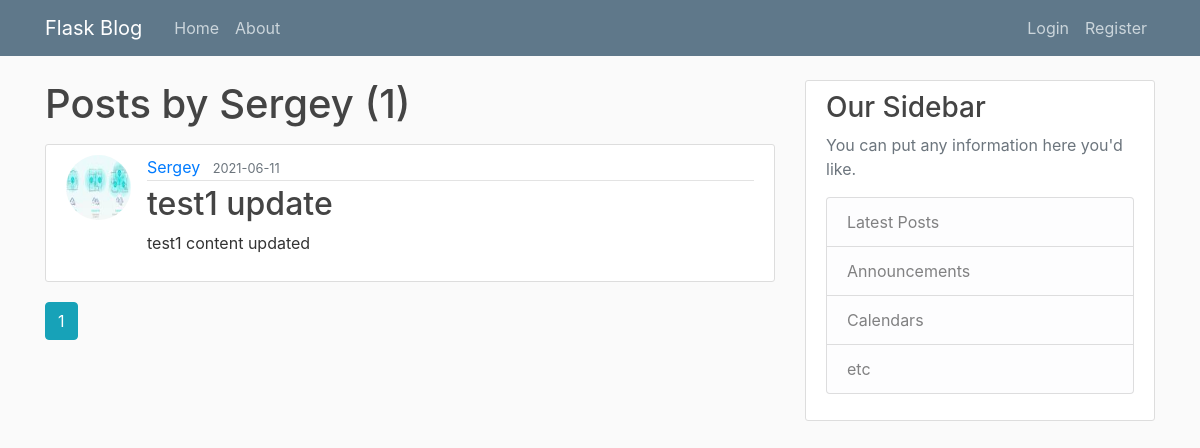
The app's page /user/Sergey, older data.
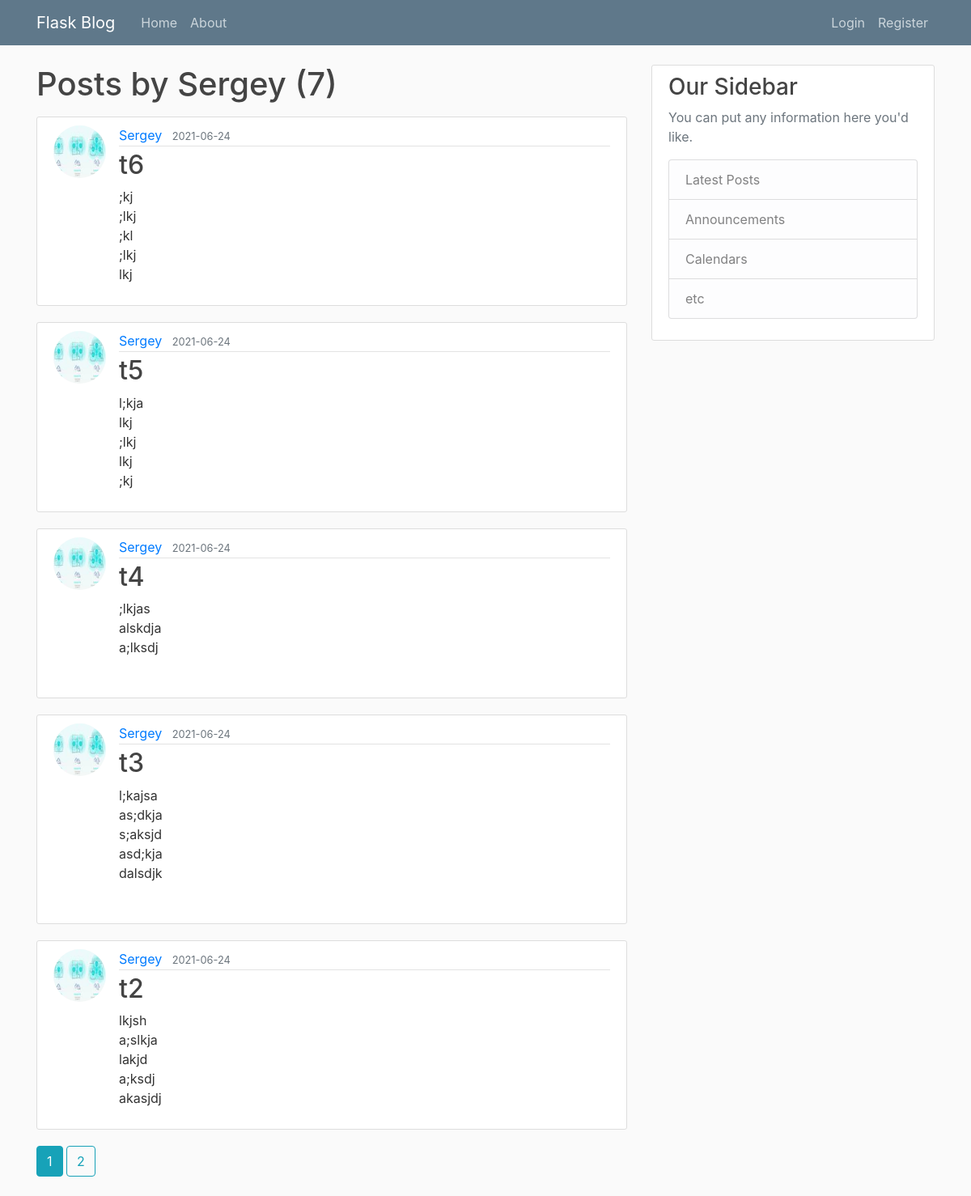
The same page, newer data.
### flaskblog/models.py (models this page shows, shortened)
class User(db.Model, UserMixin):
    id = db.Column(db.Integer, primary_key=True)
    username = db.Column(db.String(20), unique=True, nullable=False)
    email = db.Column(db.String(120), unique=True, nullable=False)
    image_file = db.Column(db.String(20), nullable=False, default='default.jpg')
    password = db.Column(db.String(60), nullable=False)
    posts = db.relationship('Post', backref='author', lazy=True)

class Post(db.Model):
    id = db.Column(db.Integer, primary_key=True)
    title = db.Column(db.String(100), nullable=False)
    date_posted = db.Column(db.DateTime, nullable=False, default=datetime.utcnow)
    content = db.Column(db.Text, nullable=False)
    user_id = db.Column(db.Integer, db.ForeignKey('user.id'), nullable=False)

### flaskblog/routes.py (the view)
@app.route("/user/<string:username>")
def user_posts(username):
    page = request.args.get('page', 1, type=int)
    user = User.query.filter_by(username=username).first_or_404()
    posts = Post.query.filter_by(author=user)\
        .order_by(Post.date_posted.desc())\
        .paginate(page=page, per_page=5)
    return render_template('user_posts.html', posts=posts, user=user)

### flaskblog/templates/user_posts.html
{% extends "layout.html" %}
{% block content %}
    <h1 class="mb-3">Posts by {{ user.username }} ({{ posts.total }})</h1>
    {% for post in posts.items %}
        <article class="media content-section">
            <img class="rounded-circle article-img" src="{{ url_for('static', filename='profile_pics/' + post.author.image_file) }}">
          <div class="media-body">
            <div class="article-metadata">
              <a class="mr-2" href="{{ url_for('user_posts', username=post.author.username) }}">{{ post.author.username }}</a>
              <small class="text-muted">{{ post.date_posted.strftime('%Y-%m-%d') }}</small>
            </div>
            <h2><a class="article-title" href="{{ url_for('post', post_id=post.id) }}">{{ post.title }}</a></h2>
            <p class="article-content">{{ post.content }}</p>
          </div>
        </article>
    {% endfor %}
    {% for page_num in posts.iter_pages(left_edge=1, right_edge=1, left_current=1, right_current=2) %}
        {% if page_num %}
            {% if posts.page == page_num  %}
            <a class="btn btn-info mb-4" href="{{ url_for('user_posts', username=user.username, page=page_num) }}">{{ page_num }}</a>
            {% else %}
            <a class="btn btn-outline-info mb-4" href="{{ url_for('user_posts', username=user.username, page=page_num) }}">{{ page_num }}</a>
            {% endif %}
        {% else %}
            ...
        {% endif %}
    {% endfor %}
{% endblock content %}

### flaskblog/templates/layout.html (shortened to what this page needs)
<!DOCTYPE html>
<html>
<head>
    <link rel="stylesheet" href="https://maxcdn.bootstrapcdn.com/bootstrap/4.0.0/css/bootstrap.min.css">
    <link rel="stylesheet" type="text/css" href="{{ url_for('static', filename='main.css') }}">
</head>
<body>
    <header class="site-header">
      <nav class="navbar navbar-expand-md navbar-dark bg-steel fixed-top">
        <div class="container">
          <a class="navbar-brand mr-4" href="/">Flask Blog</a>
          <div class="collapse navbar-collapse" id="navbarToggle">
            <div class="navbar-nav mr-auto">
              <a class="nav-item nav-link" href="{{ url_for('home') }}">Home</a>
              <a class="nav-item nav-link" href="{{ url_for('about') }}">About</a>
            </div>
            <div class="navbar-nav">
                {% if current_user.is_authenticated %}
                    <a class="nav-item nav-link" href="{{ url_for('new_post') }}">New Post</a>
                    <a class="nav-item nav-link" href="{{ url_for('logout') }}">Logout</a>
                    <a class="nav-item nav-link" href="{{ url_for('account') }}">Account</a>
                {% else %}
                    <a class="nav-item nav-link" href="{{ url_for('login') }}">Login</a>
                    <a class="nav-item nav-link" href="{{ url_for('register') }}">Register</a>
                {% endif %}
            </div>
          </div>
        </div>
      </nav>
    </header>
    <main role="main" class="container">
      <div class="row">
        <div class="col-md-8">
            {% block content %}{% endblock %}
        </div>
        <div class="col-md-4">
          <div class="content-section">
            <h3>Our Sidebar</h3>
            <p class='text-muted'>You can put any information here you'd like.
              <ul class="list-group">
                <li class="list-group-item list-group-item-light">Latest Posts</li>
                <li class="list-group-item list-group-item-light">Announcements</li>
                <li class="list-group-item list-group-item-light">Calendars</li>
                <li class="list-group-item list-group-item-light">etc</li>
              </ul>
            </p>
          </div>
        </div>
      </div>
    </main>
</body>
</html>

### flaskblog/static/main.css (style rules this page uses)
body { background: #fafafa; color: #333333; margin-top: 5rem; }
h1, h2, h3, h4, h5, h6 { color: #444444; }
.bg-steel { background-color: #5f788a; }
.site-header .navbar-nav .nav-link { color: #cbd5db; }
.content-section { background: #ffffff; padding: 10px 20px; border: 1px solid #dddddd; border-radius: 3px; margin-bottom: 20px; }
.article-title { color: #444444; }
.article-content { white-space: pre-line; }
.article-img { height: 65px; width: 65px; margin-right: 16px; }
.article-metadata { padding-bottom: 1px; margin-bottom: 4px; border-bottom: 1px solid #e3e3e3 }

Row changes from the older to the newer data that the page shows:
no longer on this page (row unchanged): Post: image_file (picture), author.username "Sergey", date_posted "2021-06-11", title "test1 update", content "test1 content updated"
added Post: image_file (picture), author.username "Sergey", date_posted "2021-06-24", title "t6", content ";kj ;lkj ;kl ;lkj lkj"
added Post: image_file (picture), author.username "Sergey", date_posted "2021-06-24", title "t5", content "l;kja lkj ;lkj lkj ;kj"
added Post: image_file (picture), author.username "Sergey", date_posted "2021-06-24", title "t4", content ";lkjas alskdja a;lksdj"
added Post: image_file (picture), author.username "Sergey", date_posted "2021-06-24", title "t3", content "l;kajsa as;dkja s;aksjd asd;kja dalsdjk"
added Post: image_file (picture), author.username "Sergey", date_posted "2021-06-24", title "t2", content "lkjsh a;slkja lakjd a;ksdj akasjdj"
Text that changed along with them:
{{ posts.total }}: "1" → "7"
new list line: "2"
